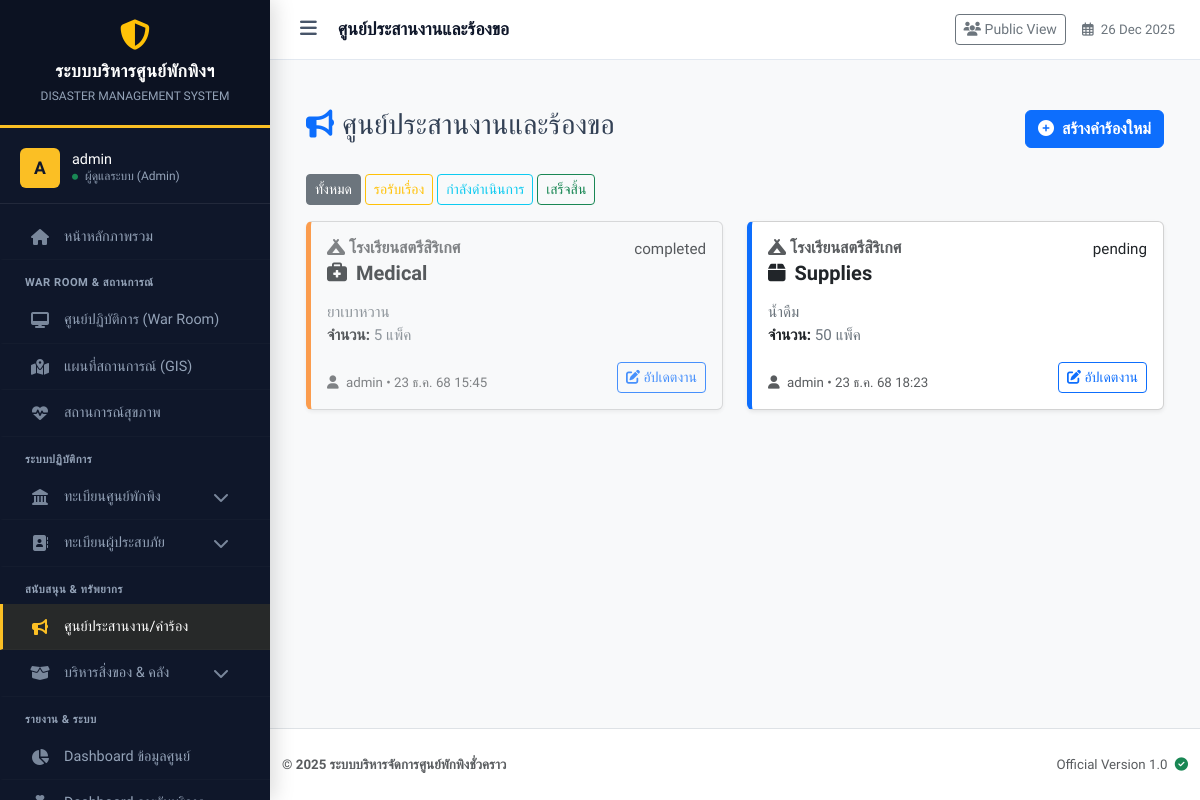
The app's page /request_manager.php (signed in) with its own data.
### tables this page shows
CREATE TABLE `shelter_requests` (
  `id` int(11) NOT NULL,
  `shelter_id` int(11) NOT NULL,
  `category` enum('supplies','medical','manpower','transport','other') NOT NULL COMMENT 'หมวดหมู่',
  `urgency` enum('normal','high','critical') DEFAULT 'normal' COMMENT 'ความเร่งด่วน',
  `detail` text NOT NULL COMMENT 'รายละเอียดสิ่งที่ขอ',
  `quantity` varchar(100) DEFAULT NULL COMMENT 'จำนวน (ถ้ามี)',
  `status` enum('pending','approved','in_progress','completed','rejected') DEFAULT 'pending',
  `response_note` text DEFAULT NULL COMMENT 'บันทึกการตอบรับจาก Admin',
  `created_by` int(11) NOT NULL,
  `created_at` datetime DEFAULT current_timestamp(),
  `updated_at` datetime DEFAULT NULL ON UPDATE current_timestamp()
);

CREATE TABLE `shelters` (
  `id` int(11) NOT NULL,
  `incident_id` int(11) NOT NULL COMMENT 'ผูกกับเหตุการณ์ไหน',
  `name` varchar(200) NOT NULL COMMENT 'ชื่อศูนย์',
  `location` text NOT NULL COMMENT 'ที่ตั้ง',
  `district` varchar(100) DEFAULT NULL,
  `province` varchar(100) DEFAULT NULL,
  `latitude` decimal(10,8) DEFAULT NULL,
  `longitude` decimal(11,8) DEFAULT NULL,
  `capacity` int(11) NOT NULL DEFAULT 0 COMMENT 'ความจุสูงสุด',
  `contact_person` varchar(255) DEFAULT NULL,
  `contact_phone` varchar(20) DEFAULT NULL,
  `status` enum('open','full','closed') NOT NULL DEFAULT 'open',
  `last_updated` datetime DEFAULT NULL,
  `created_at` datetime DEFAULT current_timestamp()
);

CREATE TABLE `users` (
  `id` int(11) NOT NULL,
  `username` varchar(50) NOT NULL COMMENT 'ชื่อผู้ใช้',
  `password` varchar(255) NOT NULL COMMENT 'รหัสผ่าน (Hashed)',
  `first_name` varchar(100) DEFAULT '',
  `last_name` varchar(100) DEFAULT '',
  `full_name` varchar(100) NOT NULL COMMENT 'ชื่อ-นามสกุล',
  `role` varchar(50) NOT NULL DEFAULT 'staff',
  `shelter_id` int(11) DEFAULT NULL COMMENT 'สังกัดศูนย์พักพิง',
  `created_at` timestamp NOT NULL DEFAULT current_timestamp(),
  `last_login` datetime DEFAULT NULL
);

### includes/functions.php (called while the page is built, shortened)
<?php
function thai_date($strDate, $showTime = false) {
    if (!is_numeric($strDate)) { $strDate = strtotime($strDate); }
    $strYear = date("Y", $strDate) + 543;
    $strMonth = date("n", $strDate);
    $strDay = date("j", $strDate);
    $strMonthCut = Array("", "ม.ค.", "ก.พ.", "มี.ค.", "เม.ย.", "พ.ค.", "มิ.ย.", "ก.ค.", "ส.ค.", "ก.ย.", "ต.ค.", "พ.ย.", "ธ.ค.");
    $strMonthThai = $strMonthCut[$strMonth];
    $strYearShort = substr($strYear, 2, 2);
    $output = "$strDay $strMonthThai $strYearShort";
    return $output;
}
function thaiDate($date) {
    return thai_date($date, false);
}
?>

### request_manager.php (the view, shortened to what this page needs)
<?php
require_once 'config/db.php';
require_once 'includes/functions.php';
$sql = "SELECT r.*, s.name as shelter_name, u.username
        FROM shelter_requests r
        JOIN shelters s ON r.shelter_id = s.id
        LEFT JOIN users u ON r.created_by = u.id
        WHERE 1=1 ";
$filter_status = $_GET['status'] ?? '';
$sql .= " ORDER BY FIELD(r.urgency, 'critical', 'high', 'normal'), r.created_at DESC";
$requests = $pdo->query($sql)->fetchAll();
?>
<!DOCTYPE html>
<html lang="th">
<head>
    <link href="https://cdn.jsdelivr.net/npm/bootstrap@5.3.0/dist/css/bootstrap.min.css" rel="stylesheet">
    <link rel="stylesheet" href="https://cdnjs.cloudflare.com/ajax/libs/font-awesome/6.4.0/css/all.min.css">
</head>
<body class="bg-light">
<?php include 'includes/header.php'; ?>
<div class="container mt-4">
    <div class="d-flex justify-content-between align-items-center mb-4">
        <h3><i class="fas fa-bullhorn text-primary me-2"></i>ศูนย์ประสานงานและร้องขอ</h3>
        <button class="btn btn-primary fw-bold" id="btnNewRequest">
            <i class="fas fa-plus-circle me-1"></i> สร้างคำร้องใหม่
        </button>
    </div>
    <div class="mb-3">
        <a href="request_manager.php" class="btn btn-sm btn-outline-secondary <?php echo !$filter_status ? 'active' : ''; ?>">ทั้งหมด</a>
        <a href="request_manager.php?status=pending" class="btn btn-sm btn-outline-warning <?php echo $filter_status=='pending' ? 'active' : ''; ?>">รอรับเรื่อง</a>
        <a href="request_manager.php?status=in_progress" class="btn btn-sm btn-outline-info <?php echo $filter_status=='in_progress' ? 'active' : ''; ?>">กำลังดำเนินการ</a>
        <a href="request_manager.php?status=completed" class="btn btn-sm btn-outline-success <?php echo $filter_status=='completed' ? 'active' : ''; ?>">เสร็จสิ้น</a>
    </div>
    <div class="row">
        <?php if(empty($requests)): ?>
            <div class="col-12 text-center py-5 text-muted">ไม่มีรายการคำร้อง</div>
        <?php else: ?>
            <?php foreach($requests as $req):
                $borderClass = 'border-' . $req['urgency'];
                $bgClass = $req['status'] == 'completed' ? 'bg-light opacity-75' : 'bg-white';
                $statusBadges = [
                    'pending' => '<span class="badge bg-warning text-dark"><i class="far fa-clock"></i> รอรับเรื่อง</span>',
                    'approved' => '<span class="badge bg-info"><i class="fas fa-check"></i> รับเรื่องแล้ว</span>',
                    'in_progress' => '<span class="badge bg-primary"><i class="fas fa-shipping-fast"></i> กำลังดำเนินการ</span>',
                    'completed' => '<span class="badge bg-success"><i class="fas fa-check-circle"></i> เสร็จสิ้น</span>',
                    'rejected' => '<span class="badge bg-secondary">ยกเลิก/ปฏิเสธ</span>'
                ];
            ?>
            <div class="col-lg-6 mb-3">
                <div class="card shadow-sm h-100 <?php echo $bgClass; ?> <?php echo $borderClass; ?>">
                    <div class="card-body">
                        <div class="d-flex justify-content-between mb-2">
                            <h5 class="card-title fw-bold text-dark">
                                <?php if($role === 'admin'): ?>
                                    <small class="text-muted d-block fs-6 mb-1"><i class="fas fa-campground"></i> <?php echo htmlspecialchars($req['shelter_name']); ?></small>
                                <?php endif; ?>
                                <?php
                                    $iconMap = ['supplies'=>'box', 'medical'=>'briefcase-medical', 'manpower'=>'users', 'transport'=>'truck', 'other'=>'question-circle'];
                                    $icon = $iconMap[$req['category']] ?? 'circle';
                                ?>
                                <i class="fas fa-<?php echo $icon; ?> me-1"></i> <?php echo ucfirst($req['category']); ?>
                            </h5>
                            <div><?php echo $statusBadges[$req['status']] ?? $req['status']; ?></div>
                        </div>
                        <p class="card-text text-secondary mb-1">
                            <?php echo nl2br(htmlspecialchars($req['detail'])); ?>
                            <?php if($req['quantity']): ?>
                                <br><strong class="text-dark">จำนวน:</strong> <?php echo htmlspecialchars($req['quantity']); ?>
                            <?php endif; ?>
                        </p>
                        <div class="d-flex justify-content-between align-items-end mt-3">
                            <small class="text-muted">
                                <i class="fas fa-user me-1"></i> <?php echo $req['username']; ?> •
                                <?php echo thaiDate(date('Y-m-d', strtotime($req['created_at']))); ?> <?php echo date('H:i', strtotime($req['created_at'])); ?>
                            </small>
                            <?php if($role === 'admin'): ?>
                                <button class="btn btn-sm btn-outline-primary"
                                        onclick='updateStatus(<?php echo json_encode($req); ?>)'>
                                    <i class="fas fa-edit"></i> อัปเดตงาน
                                </button>
                            <?php endif; ?>
                        </div>
                    </div>
                </div>
            </div>
            <?php endforeach; ?>
        <?php endif; ?>
    </div>
</div>
<?php include 'includes/footer.php'; ?>
</body>
</html>

### request_manager.php (style rules this page uses)
.border-high { border-left: 5px solid #fd7e14 !important; }
.border-normal { border-left: 5px solid #0d6efd !important; }

### includes/header.php (style rules this page uses)
:root { --sidebar-width: 270px; --header-height: 60px; --nav-bg: #0f172a; --nav-hover: #1e293b; --active-gold: #fbbf24; --text-main: #f1f5f9; --text-muted: #94a3b8; --body-bg: #f8fafc; --border-color: rgba(255,255,255,0.08); }
body { font-family: 'Prompt', sans-serif; background-color: var(--body-bg); color: #334155; overflow-x: hidden; font-size: 0.95rem; }

### records on screen
shelter_requests: shelter.name "โรงเรียนสตรีสิริเกศ", category "Medical", status "completed", detail "ยาเบาหวาน", quantity "5 แพ็ค", users.username "admin", created_at "23 ธ.ค. 68", created_at "15:45"
shelter_requests: shelter.name "โรงเรียนสตรีสิริเกศ", category "Supplies", status "pending", detail "น้ำดืม", quantity "50 แพ็ค", users.username "admin", created_at "23 ธ.ค. 68", created_at "18:23"

### other values on screen
substr($_SESSION['username'] ?? 'U', 0, 1) "A"
$_SESSION['username'] "admin"
